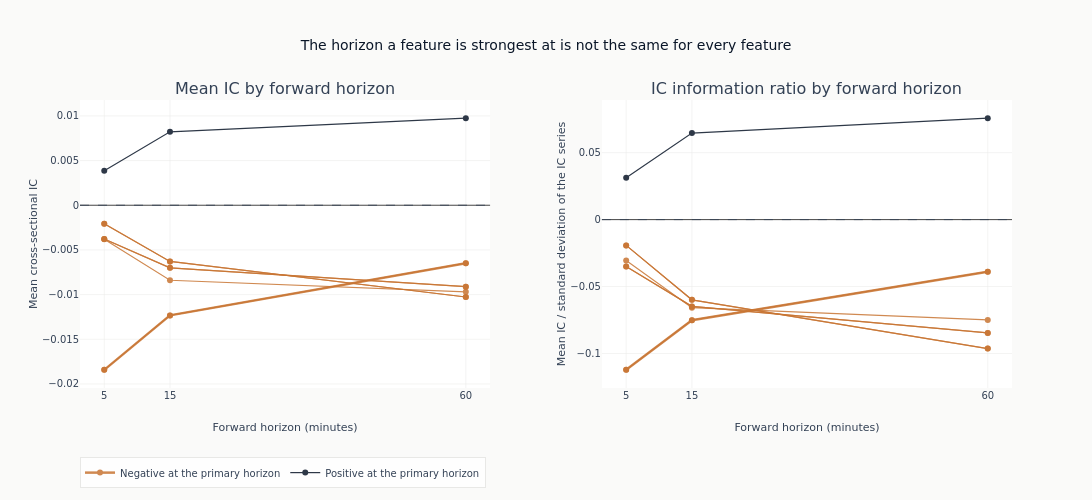

Notebook code for this chart:
### Code cell
fig = make_subplots(
    rows=1,
    cols=2,
    subplot_titles=(
        "Mean IC by forward horizon",
        "IC information ratio by forward horizon",
    ),
    horizontal_spacing=0.12,
)
shown_direction = set()
for feature in leaders:
    profile = horizon_ic.filter(pl.col("feature") == feature).sort("horizon")
    at_primary = profile.filter(pl.col("horizon") == LABEL_HORIZON)["ic_mean"]
    if not len(at_primary):
        continue
    positive = float(at_primary[0]) > 0
    group = "Positive at the primary horizon" if positive else "Negative at the primary horizon"
    style = {
        "color": COLORS["blue"] if positive else COLORS["copper"],
        "width": 2.5 if feature == leader else 1.2,
    }
    for column, column_index in (("ic_mean", 1), ("icir", 2)):
        first = column_index == 1 and group not in shown_direction
        _ = fig.add_trace(
            go.Scatter(
                x=profile["horizon"],
                y=profile[column],
                mode="lines+markers",
                line=style,
                opacity=0.85,
                name=group,
                legendgroup=group,
                showlegend=first,
                hovertext=feature,
            ),
            row=1,
            col=column_index,
        )
    shown_direction.add(group)
_ = fig.add_hline(y=0, line={"color": COLORS["neutral"], "width": 0.8, "dash": "dash"})
fig.update_layout(
    title="The horizon a feature is strongest at is not the same for every feature",
    height=500,
    width=1120,
    legend={"orientation": "h", "y": -0.24},
)
for column_index in (1, 2):
    fig.update_xaxes(
        title_text="Forward horizon (minutes)",
        tickmode="array",
        tickvals=sorted(LABEL_HORIZONS.values()),
        row=1,
        col=column_index,
    )
fig.update_yaxes(title_text="Mean cross-sectional IC", row=1, col=1)
fig.update_yaxes(title_text="Mean IC / standard deviation of the IC series", row=1, col=2)
show_plotly_with_alt(
    fig,
    "Two panels across forward horizons of five, fifteen and sixty minutes: the mean cross-sectional information coefficient of each feature, and that mean divided by the standard deviation of its IC series.",
)

### Figure 1 — Plotly figure (JSON) as saved in the notebook; plotly's stock layout.template omitted (floating-point values rounded to 4 significant figures)
{"data": [{"hovertext": "r1m", "legendgroup": "Negative at the primary horizon", "line": {"color": "#C87533", "width": 2.5}, "mode": "lines+markers", "name": "Negative at the primary horizon", "opacity": 0.85, "showlegend": true, "type": "scatter", "x": [5, 15, 60], "xaxis": "x", "y": [-0.01842, -0.01233, -0.006483], "yaxis": "y"}, {"hovertext": "r1m", "legendgroup": "Negative at the primary horizon", "line": {"color": "#C87533", "width": 2.5}, "mode": "lines+markers", "name": "Negative at the primary horizon", "opacity": 0.85, "showlegend": false, "type": "scatter", "x": [5, 15, 60], "xaxis": "x2", "y": [-0.1122, -0.07511, -0.0389], "yaxis": "y2"}, {"hovertext": "r1m_xs", "legendgroup": "Negative at the primary horizon", "line": {"color": "#C87533", "width": 1.2}, "mode": "lines+markers", "name": "Negative at the primary horizon", "opacity": 0.85, "showlegend": false, "type": "scatter", "x": [5, 15, 60], "xaxis": "x", "y": [-0.01842, -0.01233, -0.006483], "yaxis": "y"}, {"hovertext": "r1m_xs", "legendgroup": "Negative at the primary horizon", "line": {"color": "#C87533", "width": 1.2}, "mode": "lines+markers", "name": "Negative at the primary horizon", "opacity": 0.85, "showlegend": false, "type": "scatter", "x": [5, 15, 60], "xaxis": "x2", "y": [-0.1122, -0.07511, -0.0389], "yaxis": "y2"}, {"hovertext": "sig2_ret_trd", "legendgroup": "Negative at the primary horizon", "line": {"color": "#C87533", "width": 1.2}, "mode": "lines+markers", "name": "Negative at the primary horizon", "opacity": 0.85, "showlegend": false, "type": "scatter", "x": [5, 15, 60], "xaxis": "x", "y": [-0.003808, -0.008393, -0.009686], "yaxis": "y"}, {"hovertext": "sig2_ret_trd", "legendgroup": "Negative at the primary horizon", "line": {"color": "#C87533", "width": 1.2}, "mode": "lines+markers", "name": "Negative at the primary horizon", "opacity": 0.85, "showlegend": false, "type": "scatter", "x": [5, 15, 60], "xaxis": "x2", "y": [-0.03054, -0.06581, -0.07491], "yaxis": "y2"}, {"hovertext": "sig2_trd_ret", "legendgroup": "Positive at the primary horizon", "line": {"color": "#0a1628", "width": 1.2}, "mode": "lines+markers", "name": "Positive at the primary horizon", "opacity": 0.85, "showlegend": true, "type": "scatter", "x": [5, 15, 60], "xaxis": "x", "y": [0.003868, 0.008213, 0.009746], "yaxis": "y"}, {"hovertext": "sig2_trd_ret", "legendgroup": "Positive at the primary horizon", "line": {"color": "#0a1628", "width": 1.2}, "mode": "lines+markers", "name": "Positive at the primary horizon", "opacity": 0.85, "showlegend": false, "type": "scatter", "x": [5, 15, 60], "xaxis": "x2", "y": [0.03119, 0.06464, 0.07579], "yaxis": "y2"}, {"hovertext": "signed_vol_share_60m", "legendgroup": "Negative at the primary horizon", "line": {"color": "#C87533", "width": 1.2}, "mode": "lines+markers", "name": "Negative at the primary horizon", "opacity": 0.85, "showlegend": false, "type": "scatter", "x": [5, 15, 60], "xaxis": "x", "y": [-0.003776, -0.007004, -0.009113], "yaxis": "y"}, {"hovertext": "signed_vol_share_60m", "legendgroup": "Negative at the primary horizon", "line": {"color": "#C87533", "width": 1.2}, "mode": "lines+markers", "name": "Negative at the primary horizon", "opacity": 0.85, "showlegend": false, "type": "scatter", "x": [5, 15, 60], "xaxis": "x2", "y": [-0.0351, -0.06482, -0.08466], "yaxis": "y2"}, {"hovertext": "signed_vol_share_60m_xs", "legendgroup": "Negative at the primary horizon", "line": {"color": "#C87533", "width": 1.2}, "mode": "lines+markers", "name": "Negative at the primary horizon", "opacity": 0.85, "showlegend": false, "type": "scatter", "x": [5, 15, 60], "xaxis": "x", "y": [-0.003776, -0.007004, -0.009113], "yaxis": "y"}, {"hovertext": "signed_vol_share_60m_xs", "legendgroup": "Negative at the primary horizon", "line": {"color": "#C87533", "width": 1.2}, "mode": "lines+markers", "name": "Negative at the primary horizon", "opacity": 0.85, "showlegend": false, "type": "scatter", "x": [5, 15, 60], "xaxis": "x2", "y": [-0.0351, -0.06482, -0.08466], "yaxis": "y2"}, {"hovertext": "signed_vol_share_15m", "legendgroup": "Negative at the primary horizon", "line": {"color": "#C87533", "width": 1.2}, "mode": "lines+markers", "name": "Negative at the primary horizon", "opacity": 0.85, "showlegend": false, "type": "scatter", "x": [5, 15, 60], "xaxis": "x", "y": [-0.00207, -0.006292, -0.01027], "yaxis": "y"}, {"hovertext": "signed_vol_share_15m", "legendgroup": "Negative at the primary horizon", "line": {"color": "#C87533", "width": 1.2}, "mode": "lines+markers", "name": "Negative at the primary horizon", "opacity": 0.85, "showlegend": false, "type": "scatter", "x": [5, 15, 60], "xaxis": "x2", "y": [-0.01927, -0.05991, -0.09637], "yaxis": "y2"}, {"hovertext": "signed_vol_share_15m_xs", "legendgroup": "Negative at the primary horizon", "line": {"color": "#C87533", "width": 1.2}, "mode": "lines+markers", "name": "Negative at the primary horizon", "opacity": 0.85, "showlegend": false, "type": "scatter", "x": [5, 15, 60], "xaxis": "x", "y": [-0.00207, -0.006292, -0.01027], "yaxis": "y"}, {"hovertext": "signed_vol_share_15m_xs", "legendgroup": "Negative at the primary horizon", "line": {"color": "#C87533", "width": 1.2}, "mode": "lines+markers", "name": "Negative at the primary horizon", "opacity": 0.85, "showlegend": false, "type": "scatter", "x": [5, 15, 60], "xaxis": "x2", "y": [-0.01927, -0.05991, -0.09637], "yaxis": "y2"}], "layout": {"annotations": [{"font": {"size": 16}, "showarrow": false, "text": "Mean IC by forward horizon", "x": 0.22, "xanchor": "center", "xref": "paper", "y": 1.0, "yanchor": "bottom", "yref": "paper"}, {"font": {"size": 16}, "showarrow": false, "text": "IC information ratio by forward horizon", "x": 0.78, "xanchor": "center", "xref": "paper", "y": 1.0, "yanchor": "bottom", "yref": "paper"}], "height": 500, "legend": {"orientation": "h", "y": -0.24}, "shapes": [{"line": {"color": "#334155", "dash": "dash", "width": 0.8}, "type": "line", "x0": 0, "x1": 1, "xref": "x domain", "y0": 0, "y1": 0, "yref": "y"}, {"line": {"color": "#334155", "dash": "dash", "width": 0.8}, "type": "line", "x0": 0, "x1": 1, "xref": "x2 domain", "y0": 0, "y1": 0, "yref": "y2"}], "title": {"text": "The horizon a feature is strongest at is not the same for every feature"}, "width": 1120, "xaxis": {"anchor": "y", "domain": [0.0, 0.44], "tickmode": "array", "tickvals": [5, 15, 60], "title": {"text": "Forward horizon (minutes)"}}, "xaxis2": {"anchor": "y2", "domain": [0.56, 1.0], "tickmode": "array", "tickvals": [5, 15, 60], "title": {"text": "Forward horizon (minutes)"}}, "yaxis": {"anchor": "x", "domain": [0.0, 1.0], "title": {"text": "Mean cross-sectional IC"}}, "yaxis2": {"anchor": "x2", "domain": [0.0, 1.0], "title": {"text": "Mean IC / standard deviation of the IC series"}}}}
